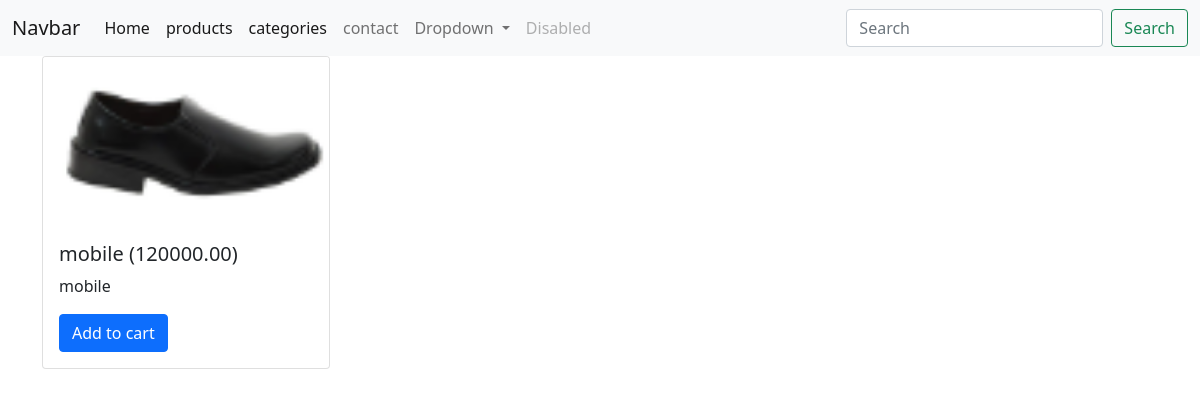
Screenshot of /product/product-details/9/ with the database file from the repository.
### product/models.py (models this page shows, shortened)
class Product(models.Model):
    name = models.CharField(max_length=255)
    price = models.DecimalField(max_digits=10, decimal_places=2)
    description = models.TextField()
    category = models.ForeignKey(Category,on_delete=models.CASCADE,related_name = "products")
    image = models.ImageField(upload_to="products/images",null=True)

### product/views.py (the view)
# urls.py: path('product-details/<int:id>/',views.productDetail,name='productdetail'),
def productDetail(request,id):
    single_product = Product.objects.filter(id=id).first()
    data = {
        'product':single_product,
    }
    return render(request,"single_product.html",data)

### templates/single_product.html
{% extends 'master.html' %}
{% load static %}
{% block contents %}
    <div class="container">
        <div class="row">
            <div class="col">
                <div class="card" style="width: 18rem;">
                    <img src="{{product.image.url}}" class="card-img-top" alt="...">
                    <div class="card-body">
                    <h5 class="card-title">{{product.name}} ({{product.price}})</h5>
                    <p class="card-text">{{product.description}}</p>
                    <a href="#" class="btn btn-primary">Add to cart</a>
                    </div>
                </div>
            </div>
        </div>
      </div>
{%  endblock %}

### rows the page displays
Product: image (picture), name "mobile", price "120000.00", description "mobile"
